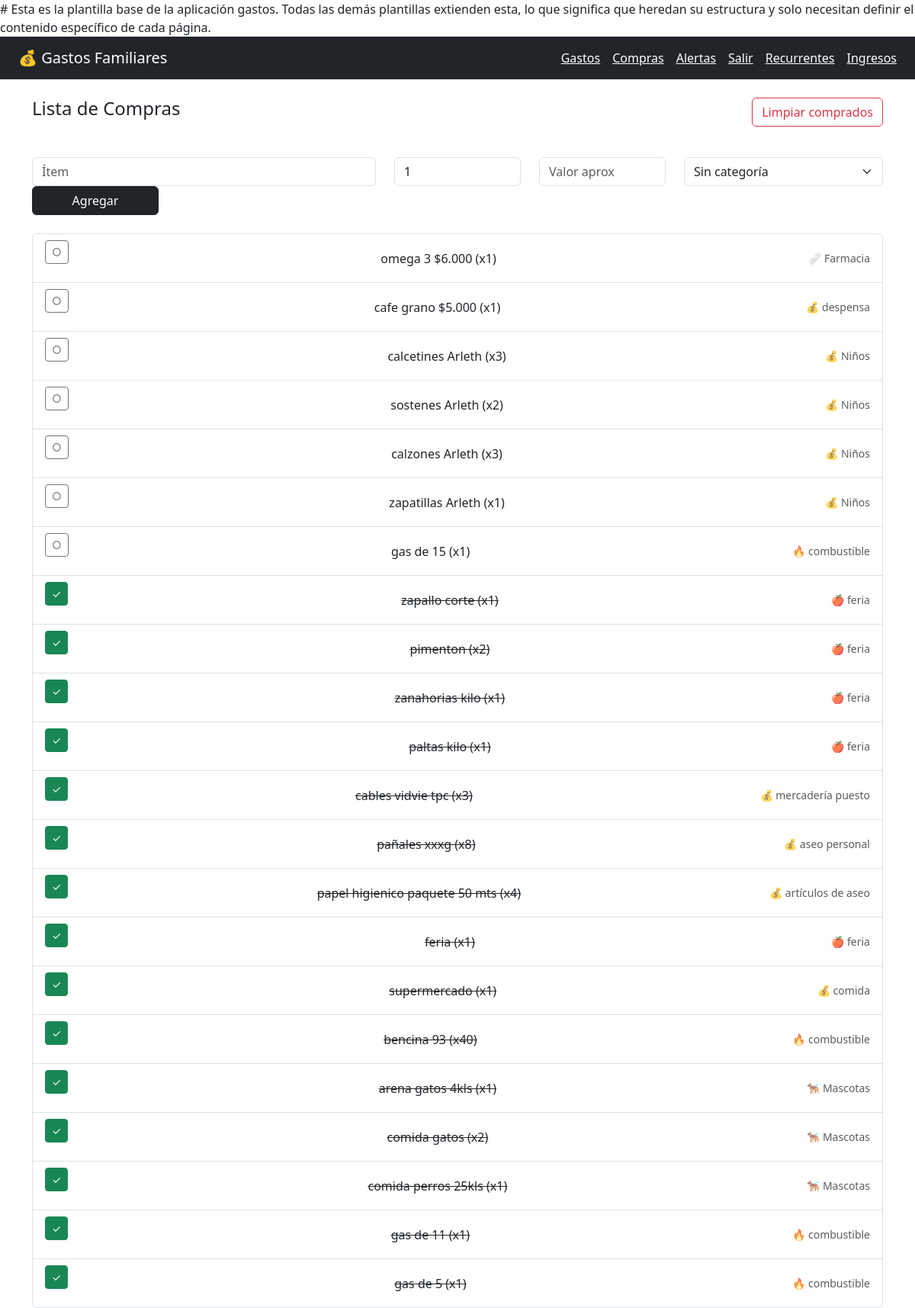
The page /compras/ (signed in) on the database as committed earlier.
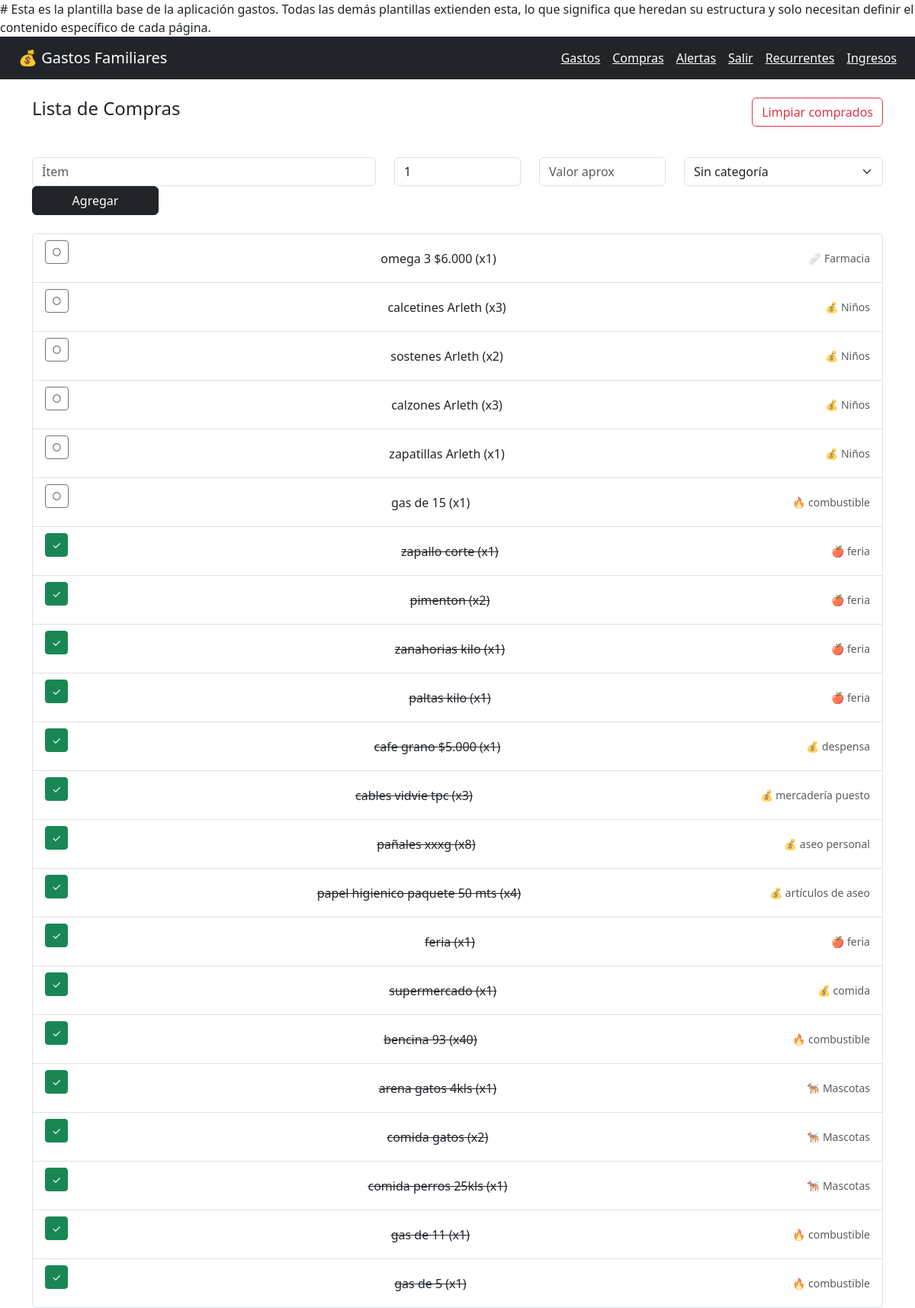
The same page on the database as committed later.
### gastos/models.py (models this page shows, shortened)
class ItemCompra(models.Model): #lista de compras, con nombre del producto, cantidad, si ya se compró o no, etc
    usuario = models.ForeignKey(User, on_delete=models.CASCADE, related_name='lista_compras')
    nombre = models.CharField(max_length=150)
    cantidad = models.PositiveIntegerField(default=1)
    valor_aprox = models.DecimalField(max_digits=10, decimal_places=0, null=True, blank=True)
    comprado = models.BooleanField(default=False)
    categoria = models.ForeignKey(Categoria, on_delete=models.SET_NULL, null=True, blank=True)
    creado_en = models.DateTimeField(auto_now_add=True)
    class Meta:
        ordering = ['comprado', '-creado_en']

class Categoria(models.Model): #categorias de gastos
    nombre = models.CharField(max_length=100)
    icono = models.CharField(max_length=10, default='💰')
    color = models.CharField(max_length=7, default='#6366f1')
    class Meta:
        verbose_name_plural = 'categorías'
        ordering = ['nombre']
    def __str__(self):
        return f"{self.icono} {self.nombre}"

### gastos/views.py (the view)
# urls.py: path('compras/', views.lista_compras, name='lista_compras'),
@login_required
def lista_compras(request):
    items = ItemCompra.objects.filter(usuario=request.user).select_related('categoria')
    return render(request, 'gastos/compras.html', {
        'items': items,
        'categorias': Categoria.objects.all(),
    })

### templates/gastos/compras.html (shortened to what this page needs)
{% extends 'gastos/base.html' %}
{% block contenido %}
<div class="d-flex justify-content-between mb-4">
    <h4>Lista de Compras</h4>
    <form method="post" action="{% url 'limpiar_comprados' %}">
        <button class="btn btn-outline-danger">Limpiar comprados</button>
    </form>
</div>
<form method="post" action="{% url 'agregar_compra' %}" class="row mb-4">
    <div class="col-md-5">
        <input type="text" name="nombre" class="form-control" placeholder="Ítem" required>
    </div>
    <div class="col-md-2">
        <input type="number" name="cantidad" class="form-control" value="1" min="1">
    </div>
    <div class="col-md-2">
        <input type="number" name="valor_aprox" class="form-control" placeholder="Valor aprox">
    </div>
    <div class="col-md-3">
        <select name="categoria" class="form-select">
            <option value="">Sin categoría</option>
        </select>
    </div>
    <div class="col-md-2">
        <button class="btn btn-dark w-100">Agregar</button>
    </div>
</form>
<ul class="list-group">
    {% for item in items %}
    <li class="list-group-item d-flex justify-content-between align-items-center">
        <form method="post" action="{% url 'toggle_compra' item.pk %}">
            <button class="btn btn-sm {% if item.comprado %}btn-success{% else %}btn-outline-secondary{% endif %}">
                {% if item.comprado %}✓{% else %}○{% endif %}
            </button>
        </form>
        <span {% if item.comprado %}style="text-decoration:line-through"{% endif %}>
            {{ item.nombre }} (x{{ item.cantidad }})
        </span>
        <span class="text-muted small">{{ item.categoria }}</span>
    </li>
    {% empty %}
    <li class="list-group-item text-center">Lista vacía</li>
    {% endfor %}
</ul>
{% endblock %}

### templates/gastos/base.html (shortened to what this page needs)
<!DOCTYPE html>
<html lang="es">
<head>
    <link href="https://cdn.jsdelivr.net/npm/bootstrap@5.3.0/dist/css/bootstrap.min.css" rel="stylesheet">
</head>
<body>
    <nav class="navbar navbar-dark bg-dark px-4">
        <a class="navbar-brand" href="{% url 'inicio' %}">💰 Gastos Familiares</a>
        <div class="d-flex gap-3">
            <a class="text-white" href="{% url 'lista_gastos' %}">Gastos</a>
            <a class="text-white" href="{% url 'lista_compras' %}">Compras</a>
            <a class="text-white" href="{% url 'alertas' %}">Alertas</a>
            <a class="text-white" href="{% url 'logout' %}">Salir</a>
            <a class="text-white" href="{% url 'lista_recurrentes' %}">Recurrentes</a>
            <a class="text-white" href="{% url 'lista_ingresos' %}">Ingresos</a>
        </div>
    </nav>
    <div class="container mt-4">
        {% block contenido %}{% endblock %}
    </div>
</body>
</html>

Rows that differ between the two databases and show on the page:
changed ItemCompra "cafe grano $5.000": comprado "○" → "✓"; moves down the list
